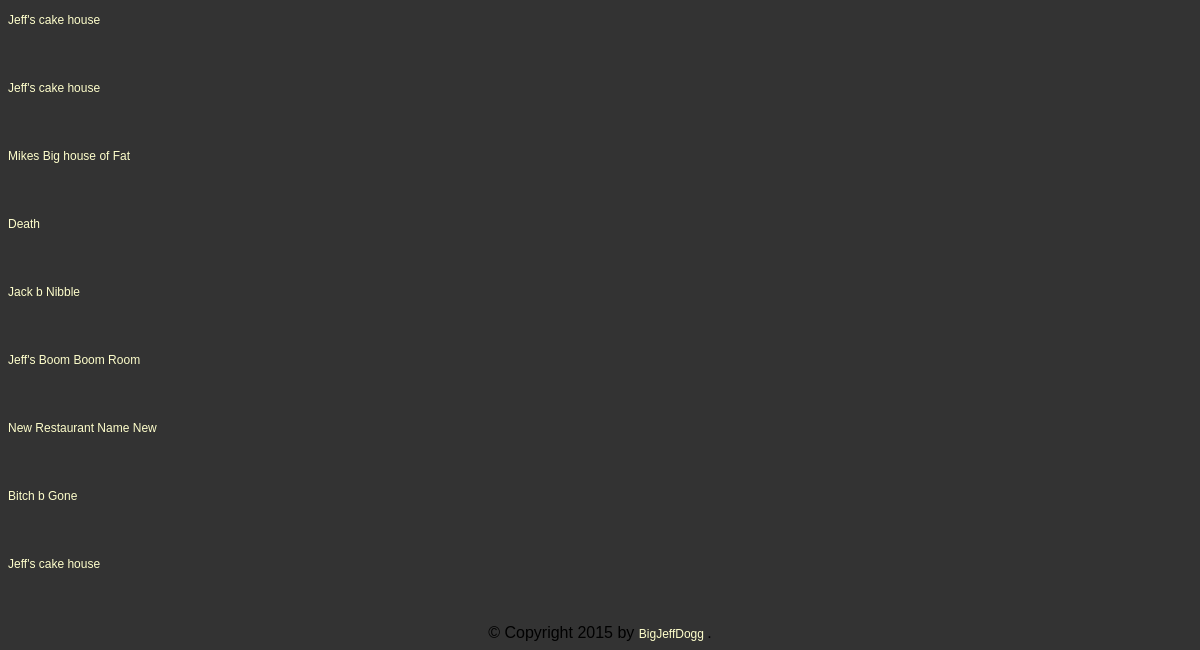
/restaurant/ (lower part), run on an earlier commit of the app's database.
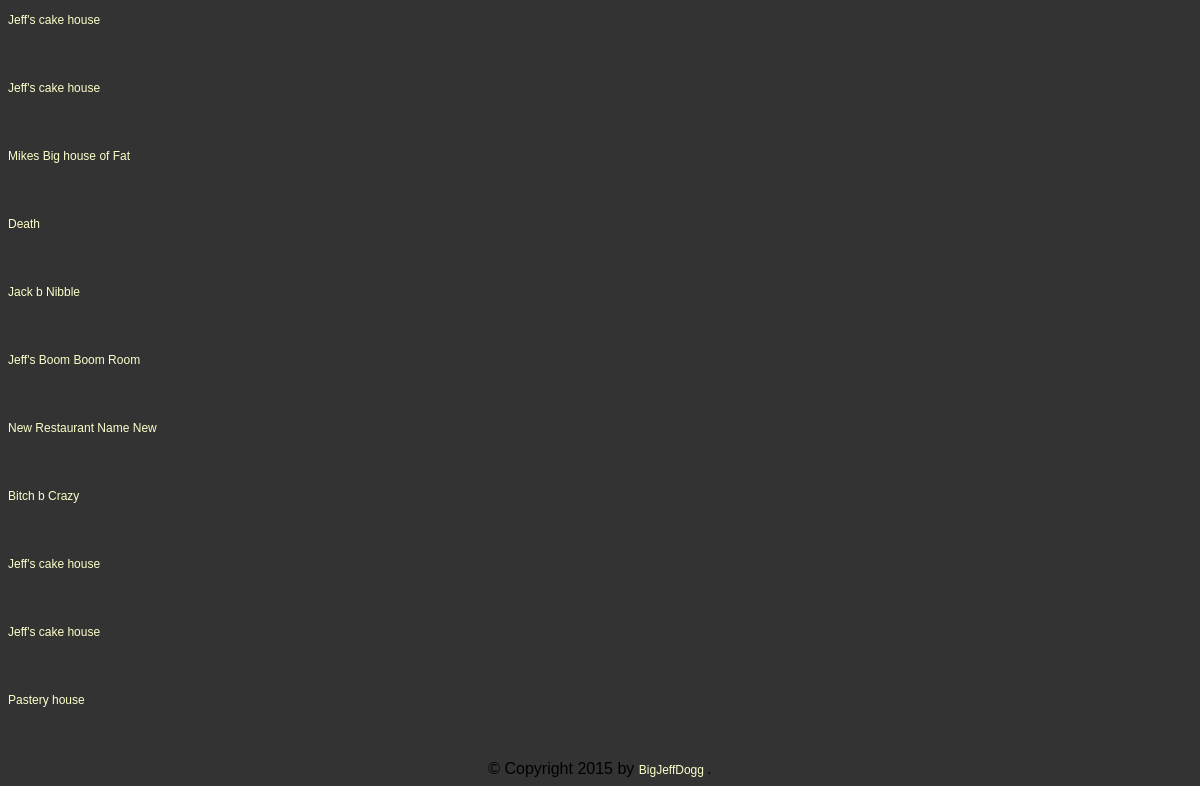
And on a later commit of the database.
### lesson3/database_setup.py (models this page shows)
class Restaurant(Base):
	__tablename__ = 'restaurant' # names table
	name = Column(String(80), nullable=False)
	id = Column(Integer, primary_key=True)

### lesson3/flaskr.py (the view)
@app.route('/')
@app.route('/restaurant/')
def HelloWorld():
	restaurant = session.query(Restaurant).all()
	return render_template('restaurants.html', restaurant=restaurant)

### lesson3/templates/restaurants.html
{% extends "base.html" %}
{% block content %}
{% for r in restaurant %}
	<p><a href="/restaurant/{{ r.id }}/">{{ r.name }}</a></p>
	<br>
{% endfor %}
	<br>
{% endblock content %}

What changed in the data, as far as the page shows it:
changed Restaurant: name "Bitch b Gone" → "Bitch b Crazy"
added Restaurant: name "Jeff's cake house"
added Restaurant: name "Pastery house"
